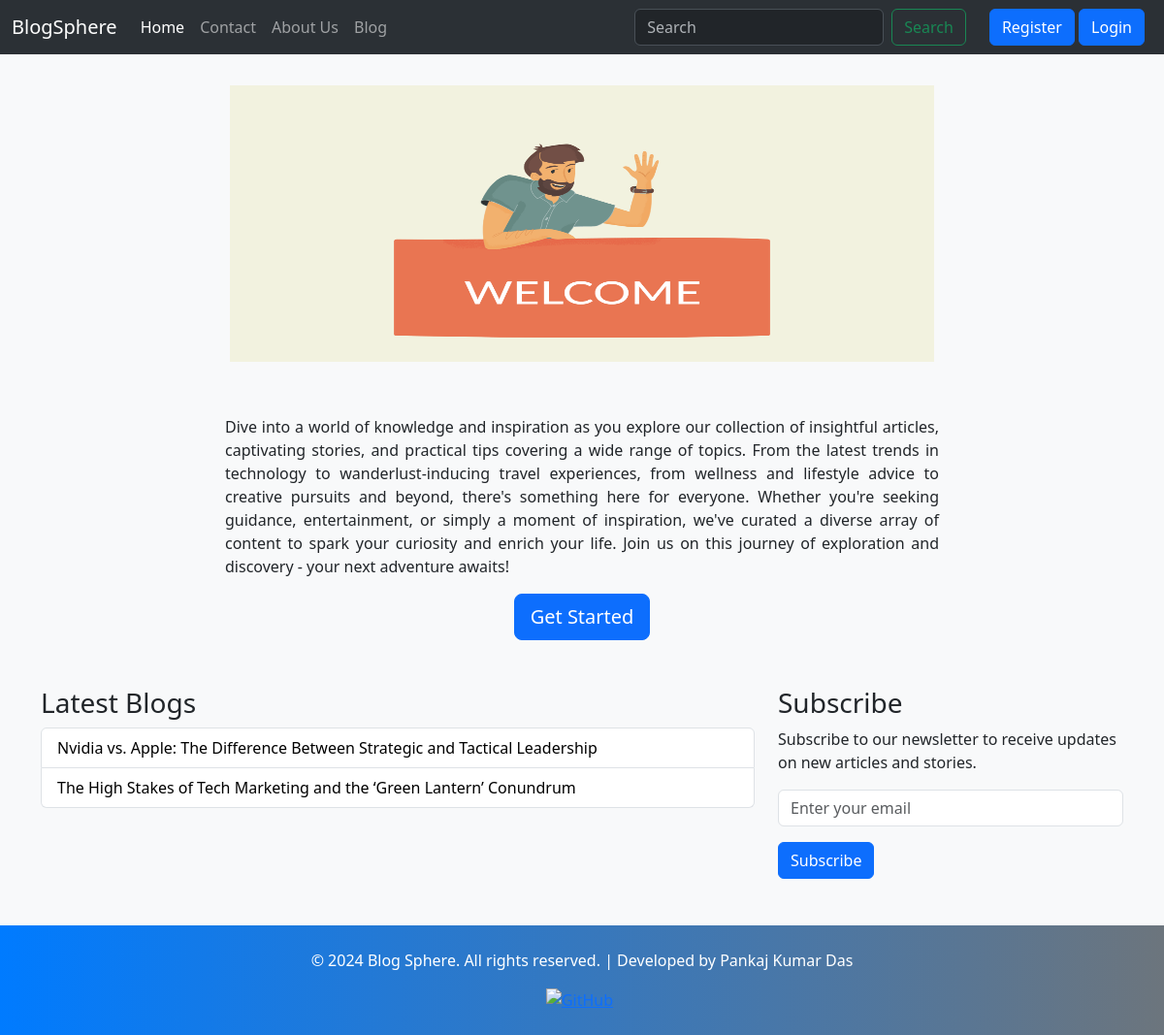
The app's page /, older data.
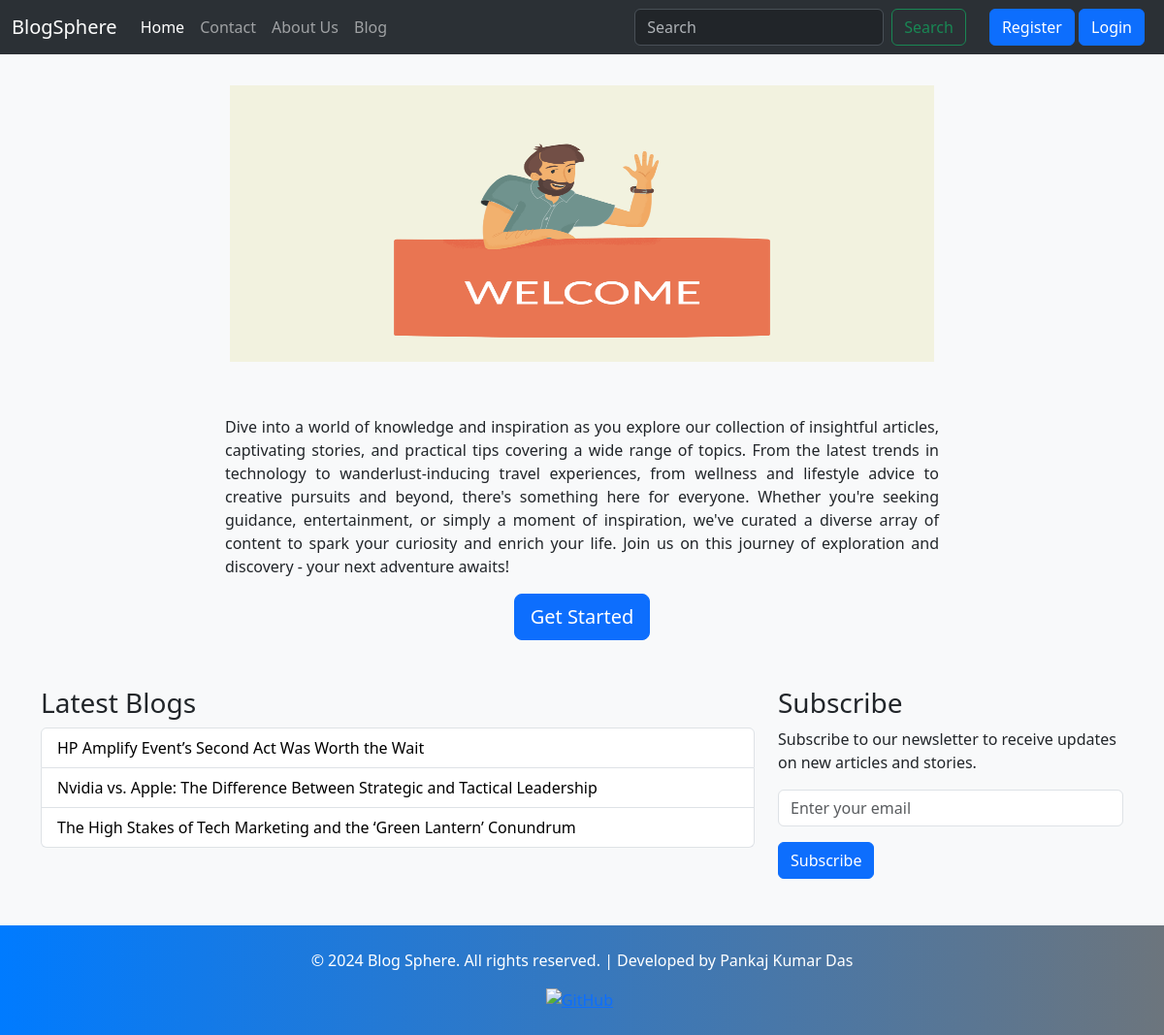
The same page, newer data.
### blog/models.py (models this page shows, shortened)
class Post(models.Model):
    CATEGORY_CHOICES = [
        ('Tech', 'Tech'),
        ('Life Style', 'Life Style'),
        ('Fitness Focus', 'Fitness Focus'),
        ('Bookworm Corner', 'Bookworm Corner'),
        ('Digital Insights', 'Digital Insights'),
        ('Creative Crafts', 'Creative Crafts'),
        ('Travel Tales', 'Travel Tales'),
        ('Inspirational Stories ', 'Inspirational Stories')
    ]
    pno = models.AutoField(primary_key=True)
    title = models.CharField(max_length=150)
    author = models.CharField(max_length=100)
    user = models.ForeignKey(User, on_delete=models.CASCADE)
    category = models.CharField(max_length=100, blank=True, choices=CATEGORY_CHOICES)
    slug = models.CharField(max_length=700, blank=True, null=True)
    timestamp = models.DateField(auto_now_add=True)
    content = models.TextField()
    summary = models.TextField()
    image = models.ImageField(upload_to="blog/images", default="")
    last_edit = models.DateTimeField(blank=True, null=True)

### home/views.py (the view)
# urls.py: 2. Add a URL to urlpatterns:  path('', views.home, name='home')
def home(request):
    last_three_blogs = Post.objects.all().order_by('-pno')[:3]
    return render(request, 'home/home.html', {'latest_blog': last_three_blogs})

### templates/home/home.html (shortened to what this page needs)
{% extends 'base.html' %}
{% block homeactive %} active {% endblock %}
{% load static %}
{% block body %}
    <div class="header container  my-4">
        <img src="{% static 'home/welcome.png' %}" alt="Welcome Image"  style="height: 95%; width: 65%;">
    </div>
    <div class="container mt-5">
        <div class="row">
            <div class="col-md-8 offset-md-2 text-center">
                <p style="text-align: justify;">Dive into a world of knowledge and inspiration as you explore our collection of insightful
                    articles, captivating stories, and practical tips covering a wide range of topics. From the latest trends in
                    technology to wanderlust-inducing travel experiences, from wellness and lifestyle advice to creative pursuits
                    and beyond, there's something here for everyone. Whether you're seeking guidance, entertainment, or simply a
                    moment of inspiration, we've curated a diverse array of content to spark your curiosity and enrich your life.
                    Join us on this journey of exploration and discovery - your next adventure awaits!</p>
                <a href="/blog" class="btn btn-primary btn-lg">Get Started</a>
            </div>
        </div>
        <div class="row mt-5">
            <div class="col-md-8">
                <h3>Latest Blogs</h3>
                <ul class="list-group">
                    {% for blog in latest_blog %}
                        <li class="list-group-item"><a style="text-decoration: none; color: black;" href="blog/{{blog.slug}}">{{blog.title}}</a></li>
                    {% endfor %}
                </ul>
            </div>
            <div class="col-md-4">
                <h3>Subscribe</h3>
                <p>Subscribe to our newsletter to receive updates on new articles and stories.</p>
                <form>
                    <div class="mb-3">
                        <input type="email" class="form-control" placeholder="Enter your email">
                    </div>
                    <button type="submit" class="btn btn-primary">Subscribe</button>
                </form>
            </div>
        </div>
    </div>
{% endblock %}

Row changes from the older to the newer data that the page shows:
added Post: title "HP Amplify Event’s Second Act Was Worth the Wait"
